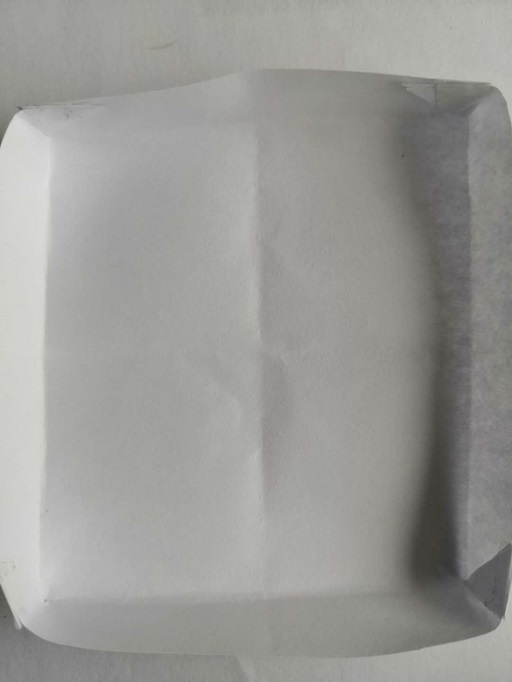
//> input picture 算法测试/模腔残留物检测算法测试/ResidueDetection/ResidueDetection/img/normal_1.jpg, 512 x 682 px
$ ./main   (built with g++ and OpenCV 4)
//> lines starting //> are read from the running program, lines starting //| are printed output that depends on the picture; after the words box and inside, x2 and y2 are one past the last pixel; in counts of white or black regions, pixels touching at a corner belong together
#include <iostream>

#include <opencv2/highgui/highgui.hpp>
#include <opencv2/imgproc/imgproc.hpp>
#include <opencv2/core/core.hpp>

//cv::RNG rng(12345);


bool residueDetection(cv::Mat imgNorm, cv::Mat &imgAbNorm) {
	cv::Mat imgNormClone = imgNorm.clone();
	cv::Mat imgAbNormClone = imgAbNorm.clone();


	//cv::imshow("imgNorm", imgNormClone);
	//cv::imshow("imgAbNorm", imgAbNormClone);
	// 图像平滑（高斯模糊）
	cv::Mat blurNorm, blurAbNorm;
	cv::GaussianBlur(imgNormClone, blurNorm, cv::Size(11, 11), 4, 4);
	cv::GaussianBlur(imgAbNormClone, blurAbNorm, cv::Size(11, 11), 4, 4);

	// 模板匹配

	// 光照补偿


	// 图像差分
	//cv::Mat differ = imgAbNormClone - imgNormClone;
	//cv::imshow("differ", differ);
	// 阈值分割
	// 二值化
	cv::Mat grayNorm, grayAbNorm;
	cv::cvtColor(blurNorm, grayNorm, CV_RGB2GRAY);
	cv::cvtColor(blurAbNorm, grayAbNorm, CV_RGB2GRAY);
	cv::threshold(grayNorm, grayNorm, 128, 255, CV_THRESH_BINARY | CV_THRESH_OTSU);
	cv::threshold(grayAbNorm, grayAbNorm, 128, 255, CV_THRESH_BINARY | CV_THRESH_OTSU);
	//cv::imshow("grayNorm", grayNorm);
	//cv::imshow("grayAbNorm", grayAbNorm);

	cv::equalizeHist(grayNorm, grayNorm);
	cv::equalizeHist(grayAbNorm, grayAbNorm);
	// 计算差分图像
	cv::Mat differ = abs(grayAbNorm - grayNorm);
	//cv::imshow("differ", differ);

	// 形态学运算
	// 腐蚀
	cv::Mat kernel = cv::getStructuringElement(cv::MORPH_RECT, cv::Size(7, 7));
	cv::erode(differ, differ, kernel);
	//cv::imshow("erode", differ);
	// 开操作
	cv::morphologyEx(differ, differ, cv::MORPH_OPEN, kernel);
	//cv::imshow("morphologyEx", differ);

	// 残留区域测量
	cv::Mat labels = cv::Mat::zeros(imgAbNormClone.size(), CV_32S);
	cv::Mat stats, centroids;
	int num_labels = connectedComponentsWithStats(differ, labels, stats, centroids, 8, 4);
	printf("total labels : %d\n", (num_labels - 1));

	std::vector<cv::Vec3b> colors(num_labels);

	// background color
	colors[0] = cv::Vec3b(0, 0, 0);

	// object color
	//int b = rng.uniform(0, 256);
	//int g = rng.uniform(0, 256);
	//int r = rng.uniform(0, 256);
	for (int i = 1; i < num_labels; i++) {
		colors[i] = cv::Vec3b(0, 165, 255);
	}

	// render result
	//cv::Mat dst = cv::Mat::zeros(imgAbNormClone.size(), CV_8UC3);
	cv::Mat dst = imgAbNormClone.clone();
	//dst.convertTo(dst, CV_8UC3);
	for (int row = 0; row < imgAbNormClone.rows; row++) {
		for (int col = 0; col < imgAbNormClone.cols; col++) {
			int label = labels.at<int>(row, col);
			if (label == 0) continue;
			dst.at<cv::Vec3b>(row, col) = colors[label];
		}
	}

	for (int i = 1; i < num_labels; i++) {
		cv::Vec2d pt = centroids.at<cv::Vec2d>(i, 0);
		int x = stats.at<int>(i, cv::CC_STAT_LEFT);
		int y = stats.at<int>(i, cv::CC_STAT_TOP);
		int width = stats.at<int>(i, cv::CC_STAT_WIDTH);
		int height = stats.at<int>(i, cv::CC_STAT_HEIGHT);
		int area = stats.at<int>(i, cv::CC_STAT_AREA);
		printf("area : %d, center point(%.2f, %.2f)\n", area, pt[0], pt[1]);
		//circle(dst, cv::Point(pt[0], pt[1]), 2, cv::Scalar(0, 0, 255), -1, 8, 0);
		//rectangle(dst, cv::Rect(x, y, width, height), cv::Scalar(255, 0, 255), 1, 8, 0);
	}
	//cv::imshow("ccla-demo", dst);


	if (num_labels == 0) {

		return 1;
	}
	else {
		imgAbNorm = dst;
		return 0;
	}
}

int main() {
	cv::Mat imgNorm = cv::imread("./img/normal_1.jpg");
//> imgNorm is the input picture: 682 rows x 512 cols, CV_8UC3; mean B, G, R 150.6, 154.4, 154.8
	cv::Mat imgAbNorm = cv::imread("./img/abnormal_1.jpg");
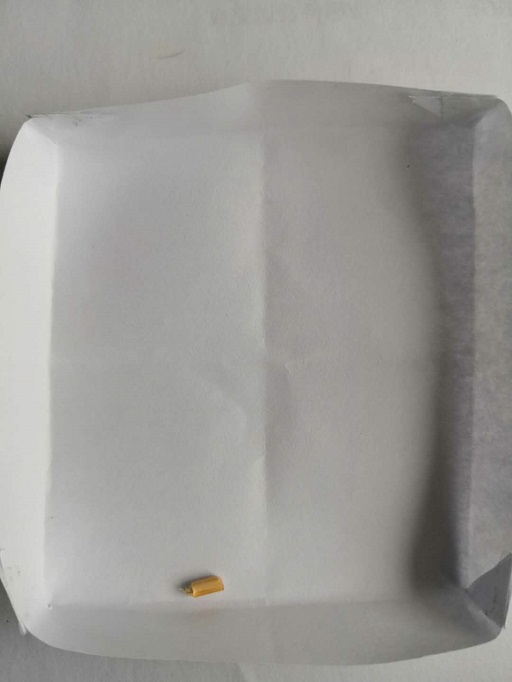
//> input picture 算法测试/模腔残留物检测算法测试/ResidueDetection/ResidueDetection/img/abnormal_1.jpg, 512 x 682 px
//> imgAbNorm is the input picture: 682 rows x 512 cols, CV_8UC3; mean B, G, R 151.4, 154.7, 156

	//cv::imshow("imgNorm", imgNorm);
	//cv::imshow("imgAbNorm", imgAbNorm);

	bool res = residueDetection(imgNorm, imgAbNorm);
//> in residueDetection, `cv::threshold(grayNorm, grayNorm, 128, 255, CV_THRESH_BINARY | CV_THRE..`:
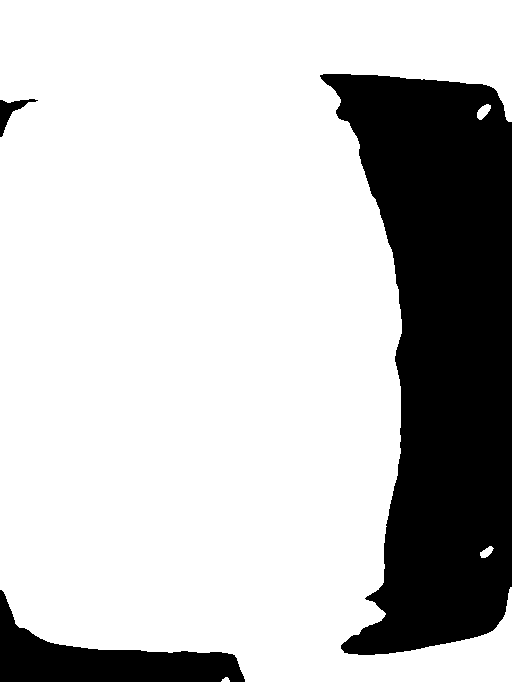
//> grayNorm: 682 rows x 512 cols, CV_8UC1; 76.6% white; 3 black regions, box (x1, y1, x2, y2) and area: (320, 74, 512, 655) 72370, (0, 590, 245, 682) 8872, (0, 99, 38, 137) 440
//> in residueDetection, `cv::threshold(grayAbNorm, grayAbNorm, 128, 255, CV_THRESH_BINARY | CV_..`:
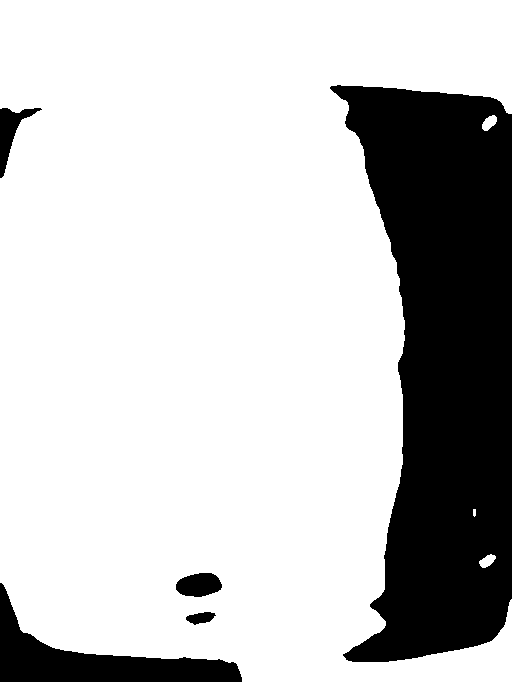
//> grayAbNorm: 682 rows x 512 cols, CV_8UC1; 77.1% white; 5 black regions, box (x1, y1, x2, y2) and area: (330, 85, 512, 662) 70061, (0, 583, 242, 682) 7748, (0, 108, 42, 178) 974, (176, 573, 222, 597) 850, (186, 612, 216, 625) 249
//> in residueDetection, `cv::Mat differ = abs(grayAbNorm - grayNorm);`:
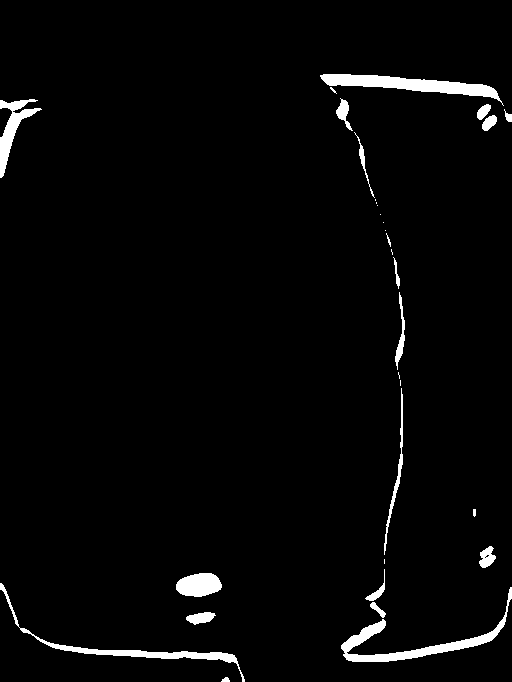
//> differ: 682 rows x 512 cols, CV_8UC1; 2.7% white; 31 white regions (11 under 20 px), largest, box (x1, y1, x2, y2) and area: (320, 74, 504, 106) 2041, (341, 587, 512, 662) 1916, (0, 583, 245, 682) 1428
//> in residueDetection, `cv::morphologyEx(differ, differ, cv::MORPH_OPEN, kernel);`:
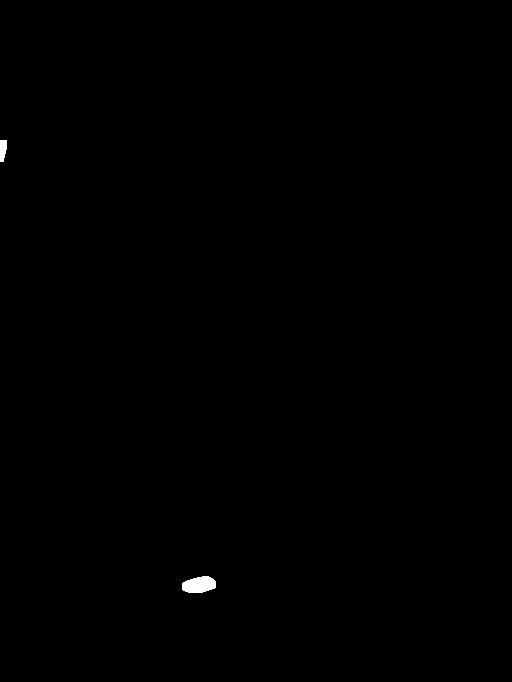
//> differ: 682 rows x 512 cols, CV_8UC1; 0.17% white; 2 white regions, box (x1, y1, x2, y2) and area: (182, 576, 216, 593) 452, (0, 140, 7, 162) 130
//> in residueDetection, `int num_labels = connectedComponentsWithStats(differ, labels, stats, c..`: labels: 682 rows x 512 cols, CV_32SC1; 3 distinct labels, from 0 to 2
//> in residueDetection, `int num_labels = connectedComponentsWithStats(differ, labels, stats, c..`: stats = [[0, 0, 512, 682, 348602], [0, 140, 7, 22, 130], [182, 576, 34, 17, 452]]; centroids = [[255.7, 340.3], [2.57, 149.3], [198.7, 584.5]]; num_labels = 3
//| total labels : 2
//> the loop in residueDetection, `for (int i = 1; i < num_labels; i++)` made 2 passes
//> after the loop in residueDetection, `for (int row = 0; row < imgAbNormClone.rows; row++)`:
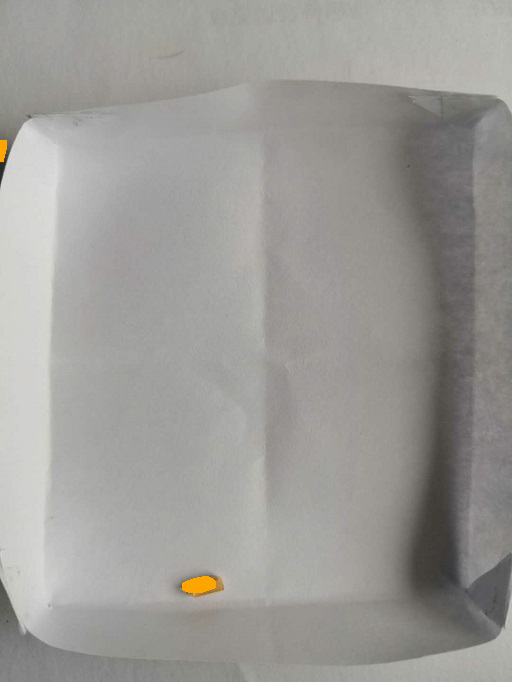
//> dst: 682 rows x 512 cols, CV_8UC3; 0.17% of pixels changed, all inside (x1, y1, x2, y2) = (0, 140, 216, 593)
//> the loop in residueDetection, `for (int i = 1; i < num_labels; i++)` made 2 passes
//> (pt, x, y, width, height, area) on passes 1 to 2: ([2.57, 149.3], 0, 140, 7, 22, 130), ([198.7, 584.5], 182, 576, 34, 17, 452)
//| area : 130, center point(2.57, 149.33)
//| area : 452, center point(198.73, 584.46)
//> res = false
	cv::imshow("imgNorm", imgNorm);
	cv::imshow("imgAbNorm", imgAbNorm);
	cv::waitKey(0);
	system("pause");
}
